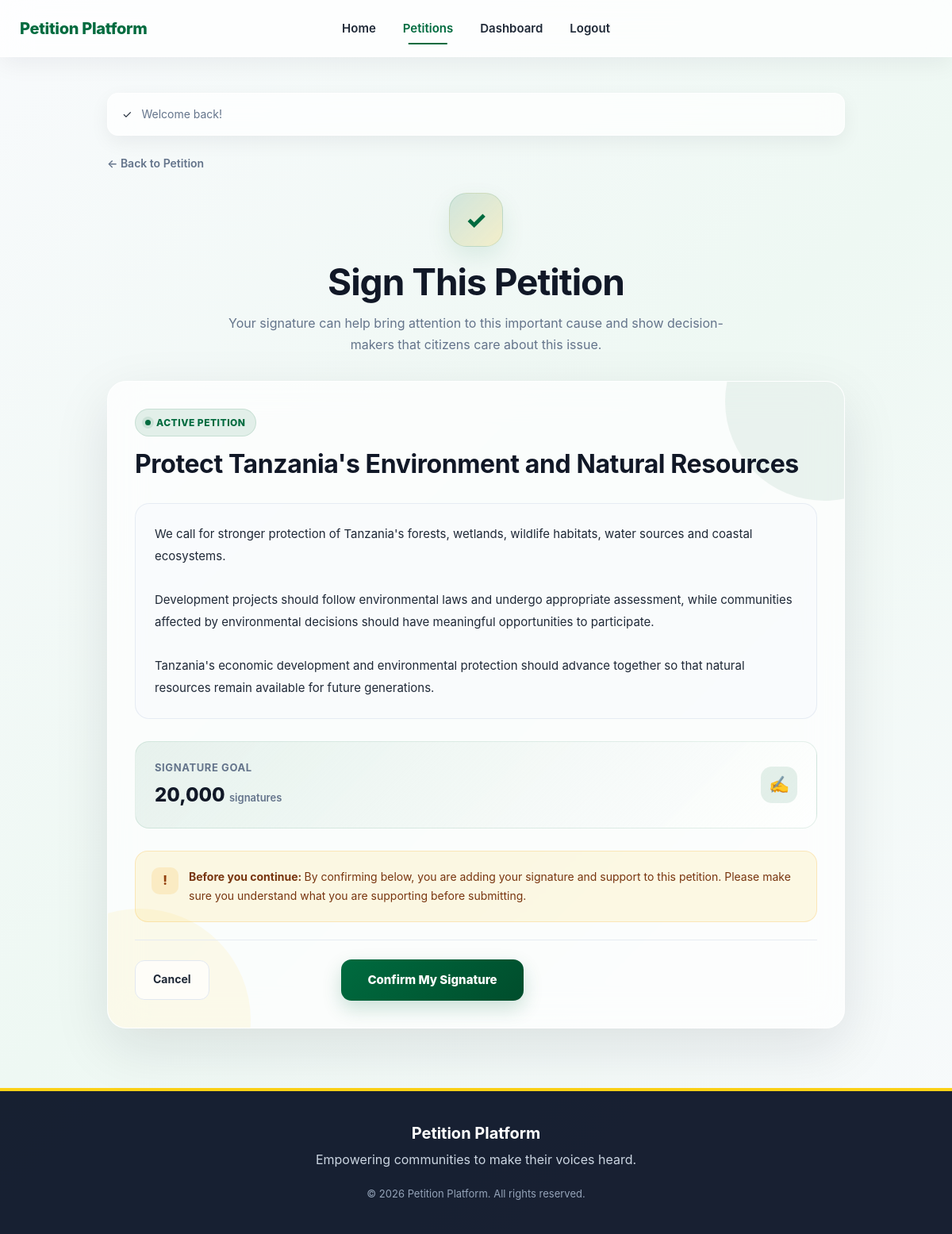
Page /sign.php?id=11 (signed in) on the committed database.
### tables this page shows
CREATE TABLE `petitions` (
  `id` int(10) unsigned NOT NULL AUTO_INCREMENT,
  `title` varchar(255) NOT NULL,
  `description` text NOT NULL,
  `category` varchar(100) NOT NULL DEFAULT 'Other',
  `goal` int(10) unsigned NOT NULL DEFAULT 1000,
  `status` enum('draft','active','closed') NOT NULL DEFAULT 'draft',
  `created_by` int(10) unsigned DEFAULT NULL,
  `created_at` timestamp NOT NULL DEFAULT current_timestamp(),
  `updated_at` timestamp NOT NULL DEFAULT current_timestamp() ON UPDATE current_timestamp(),
  PRIMARY KEY (`id`),
  KEY `idx_petitions_status` (`status`),
  KEY `idx_petitions_created_at` (`created_at`),
  KEY `fk_petitions_admin` (`created_by`),
  CONSTRAINT `fk_petitions_admin` FOREIGN KEY (`created_by`) REFERENCES `admins` (`id`) ON DELETE SET NULL ON UPDATE CASCADE
);

### includes/functions.php (called while the page is built, shortened)
<?php
function e($value)
{
    return htmlspecialchars($value ?? '', ENT_QUOTES, 'UTF-8');
}
function get_flash()
{
    $flash = $_SESSION['flash'];
    return $flash;
}

### sign.php (the view, shortened to what this page needs)
<?php
require_once "includes/db.php";
require_once "includes/functions.php";
$petition_id = isset($_GET['id'])
    ? (int) $_GET['id']
    : 0;
$stmt = $conn->prepare(
    "SELECT
        id,
        title,
        description,
        goal
     FROM petitions
     WHERE id = ?
     AND status = 'active'
     LIMIT 1"
);
$stmt->bind_param("i", $petition_id);
$stmt->execute();
$result = $stmt->get_result();
$petition = $result->fetch_assoc();
$user_id = (int) $_SESSION['user_id'];
$stmt = $conn->prepare(
    "SELECT id
     FROM signatures
     WHERE petition_id = ?
     AND user_id = ?
     LIMIT 1"
);
$stmt->bind_param(
    "ii",
    $petition_id,
    $user_id
);
$stmt->execute();
$result = $stmt->get_result();
$already_signed = $result->num_rows > 0;
$flash = get_flash();
$petition_title = e($petition['title']);
$petition_description = nl2br(
    e($petition['description'])
);
$petition_goal = (int) $petition['goal'];
?>
<!DOCTYPE html>
<html lang="en">
<head>
    <link
        rel="stylesheet"
        href="assets/css/style.css"
    >
</head>
<body>
<nav class="sign-navigation">
    <div class="sign-brand">
        <a href="index.php">
            Petition Platform
        </a>
    </div>
    <div class="sign-tabs">
        <a href="index.php">
            Home
        </a>
        <a
            href="petitions.php"
            class="active"
            aria-current="page"
        >
            Petitions
        </a>
        <a href="dashboard.php">
            Dashboard
        </a>
        <a href="logout.php">
            Logout
        </a>
    </div>
    <div
        id="tanzania-flag"
        class="sign-flag"
        aria-label="Tanzania Flag"
        title="Tanzania"
    ></div>
</nav>
<main class="sign-page-main">
    <?php if ($flash): ?>
        <div
            class="sign-flash"
            role="alert"
        >
            <span>
                ✓
            </span>
            <p>
                <?= e($flash['message']) ?>
            </p>
        </div>
    <?php endif; ?>
    <a
        href="petition.php?id=<?= e($petition_id) ?>"
        class="sign-back"
    >
        ← Back to Petition
    </a>
    <section class="sign-hero">
        <div class="sign-hero-icon">
            ✓
        </div>
        <h1>
            Sign This Petition
        </h1>
        <p>
            Your signature can help bring attention to this
            important cause and show decision-makers that
            citizens care about this issue.
        </p>
    </section>
    <article class="sign-card">
        <div class="sign-petition-header">
            <div>
                <span class="sign-status">
                    <span class="sign-status-dot"></span>
                    Active Petition
                </span>
                <h2 style="margin-top: 14px;">
                    <?= $petition_title ?>
                </h2>
            </div>
        </div>
        <div class="sign-description">
            <p>
                <?= $petition_description ?>
            </p>
        </div>
        <div class="sign-goal-panel">
            <div>
                <div class="sign-goal-label">
                    Signature Goal
                </div>
                <div class="sign-goal-number">
                    <?= number_format($petition_goal) ?>
                    <span>
                        signatures
                    </span>
                </div>
            </div>
            <div class="sign-goal-icon">
                ✍
            </div>
        </div>
        <?php if ($already_signed): ?>
            <!-- ==================================================
                 ALREADY SIGNED
            ================================================== -->
            <div class="sign-already">
                <div class="sign-already-icon">
                    ✓
                </div>
                <h3>
                    You've already signed this petition.
                </h3>
                <p>
                    Thank you for adding your voice to this cause.
                    Your support has been recorded.
                </p>
            </div>
            <div class="sign-actions">
                <span></span>
                <a
                    href="petition.php?id=<?= e($petition_id) ?>"
                    class="sign-submit"
                >
                    Back to Petition
                </a>
            </div>
        <?php else: ?>
            <div class="sign-confirmation">
                <div class="sign-confirmation-icon">
                    !
                </div>
                <p>
                    <strong>
                        Before you continue:
                    </strong>
                    By confirming below, you are adding your
                    signature and support to this petition.
                    Please make sure you understand what you
                    are supporting before submitting.
                </p>
            </div>
            <div class="sign-actions">
                <a
                    href="petition.php?id=<?= e($petition_id) ?>"
                    class="sign-cancel"
                >
                    Cancel
                </a>
                <form
                    method="POST"
                    style="margin: 0;"
                >
                    <button
                        type="submit"
                        class="sign-submit"
                    >
                        Confirm My Signature
                    </button>
                </form>
            </div>
        <?php endif; ?>
    </article>
</main>
<footer class="sign-footer">
    <div class="sign-footer-inner">
        <h3>
            Petition Platform
        </h3>
        <p>
            Empowering communities to make their voices heard.
        </p>
        <p class="copyright">
            &copy;
            <?= date('Y') ?>
            Petition Platform.
            All rights reserved.
        </p>
    </div>
</footer>
</body>
</html>

### assets/css/style.css (style rules this page uses)
:root { --primary: #006b3f; --primary-dark: #004d2c; --primary-light: #e8f5ee; --gold: #fcd116; --gold-dark: #d9ad00; --gold-light: #fff8d6; --blue: #1eb4d4; --blue-dark: #087f9d; --blue-light: #e6f8fc; --dark: #111827; --text: #1f2937; --text-muted: #64748b; --background: #f7f9f8; --surface: #ffffff; --border: #e2e8f0; --success: #15803d; --danger: #dc2626; --warning: #d97706; --shadow: 0 4px 15px rgba(0, 0, 0, 0.06); --shadow-hover: 0 8px 25px rgba(0, 0, 0, 0.10); --radius: 10px; }
* { box-sizing: border-box; margin: 0; padding: 0; }
html { scroll-behavior: smooth; }
body { font-family: -apple-system, BlinkMacSystemFont, "Segoe UI", Roboto, Helvetica, Arial, sans-serif; background: var(--background); color: var(--text); line-height: 1.6; }
a { color: var(--primary); text-decoration: none; transition: color 0.2s ease, background 0.2s ease; }
main { width: 100%; max-width: 1100px; margin: 45px auto; padding: 0 25px; }
h1, h2, h3, h4, h5, h6 { color: var(--dark); line-height: 1.3; margin-bottom: 15px; }
h1 { font-size: 36px; }
h2 { font-size: 27px; }
h3 { font-size: 20px; }
p { margin-bottom: 12px; color: var(--text-muted); }
section { margin-bottom: 40px; }
article { background: var(--surface); padding: 25px; margin-bottom: 20px; border: 1px solid var(--border); border-radius: var(--radius); box-shadow: var(--shadow); transition: transform 0.2s ease, box-shadow 0.2s ease; }
button, .btn { display: inline-block; padding: 11px 20px; border: none; border-radius: 7px; background: var(--primary); color: #ffffff; font-family: inherit; font-size: 15px; font-weight: 600; cursor: pointer; transition: background 0.2s ease, transform 0.1s ease, box-shadow 0.2s ease; }
form { width: 100%; max-width: 600px; }

### rows in the picture
petitions: title "Protect Tanzania's Environment and Natural Resources", description "We call for stronger protection of Tanzania's forests, wetlands, wildlife habitats, water sources and coastal ecosystems. Development projects should follow environmental laws and undergo appropriate assessment, while communities affected by environmental decisions should have meaningful opportunities to participate. Tanzania's economic development and environmental protection should advance together so that natural resources remain available for future generations.", goal "20,000"

### other values in the picture
$flash['message'] "Welcome back!"
